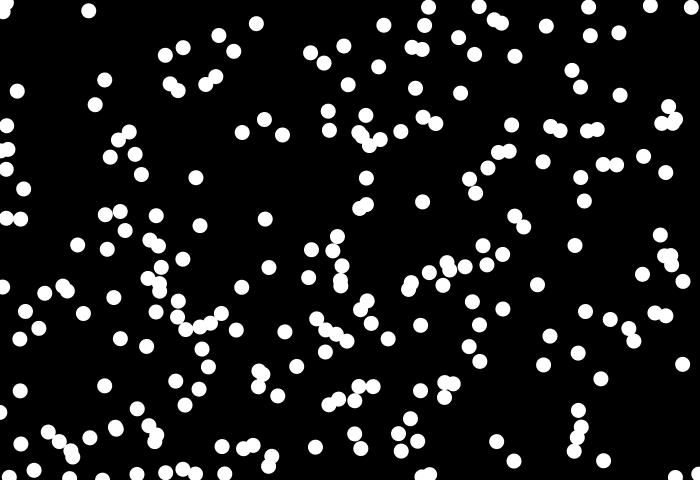
#> input picture BTP4/Img_0.png, 1400 x 960 px (shown at 1/2 size); its folder holds 4 pictures in this run
$ python Characterisation_all.py
#> lines starting #> are read from the running program, lines starting #| are printed output that depends on the picture; after the words box and inside, x2 and y2 are one past the last pixel; in counts of white or black regions, pixels touching at a corner belong together
import cv2
import numpy as np
import csv
from skimage.measure import label, regionprops

for i in range(61):
    # Load your frame (replace 'your_frame.jpg' with the actual file path)
    frame = cv2.imread('BTP4/Img_{}.png'.format(i), cv2.IMREAD_GRAYSCALE)
#> frame is the input picture: shape (960, 1400); min 0, max 255, mean 31

    # Binarize the frame using an appropriate thresholding method
    _, binary_frame = cv2.threshold(frame, 128, 255, cv2.THRESH_BINARY)
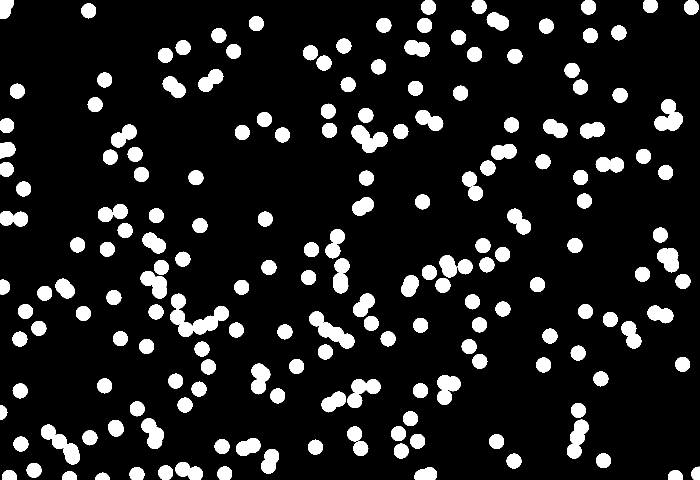
#> binary_frame: shape (960, 1400) (shown at 1/2 size); 12.1% white; 187 white regions

    # Label connected components in the binary image
    label_im = label(binary_frame)
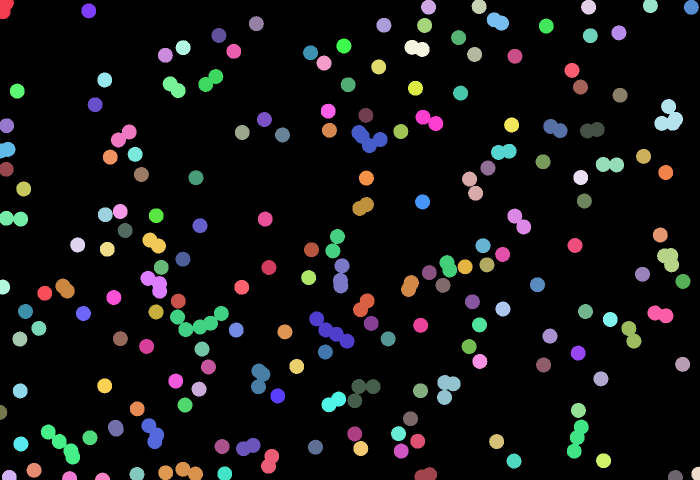
#> label_im: shape (960, 1400) int64 (shown at 1/2 size); 188 distinct labels, from 0 to 187; one colour per label, 0 black

    # Get region properties for each labeled component
    regions = regionprops(label_im)
#> regions = 187 regions; largest, box (x1, y1, x2, y2) and area: (340, 612, 458, 674) 3376, (618, 623, 709, 697) 2635, (82, 849, 160, 929) 2451, (1309, 198, 1366, 262) 2259, (703, 250, 775, 306) 2253

    # Initialize a list to store particle information
    particle_data = []

    # Loop through each labeled region (particle)
    for particle_id, props in enumerate(regions, start=1):
        # Extract properties
        particle_centroid = props.centroid  # (y, x) format
        particle_area = props.area

        # Store data in a dictionary
        particle_info = {
            'Id': particle_id,
            'Centroid_x': int(particle_centroid[1]),
            'Centroid_y': int(particle_centroid[0]),
            'Area': particle_area
        }

        # Append the dictionary to the list
        particle_data.append(particle_info)
#> this loop made 187 passes
#> (particle_centroid, particle_area) on passes 12, 13, 15: ((51.71, 1092.1), 695), ((65.18, 1237.3), 698), ((70.92, 1180.2), 690)
#> after the loop, particle_data = 187 items

    # Save the particle data to a CSV file
    csv_file_path = 'BTP4/CSVs/particle_data_Img_{}.csv'.format(i)
    with open(csv_file_path, 'w', newline='') as csvfile:
        fieldnames = ['Id', 'Centroid_x', 'Centroid_y', 'Area']
        writer = csv.DictWriter(csvfile, fieldnames=fieldnames)

        # Write the header
        writer.writeheader()

        # Write the data
        writer.writerows(particle_data)

    print(f"Particles data for frame {i} has been saved to {csv_file_path}.")
#> pass 2 of the loop `for i in range(61):`:
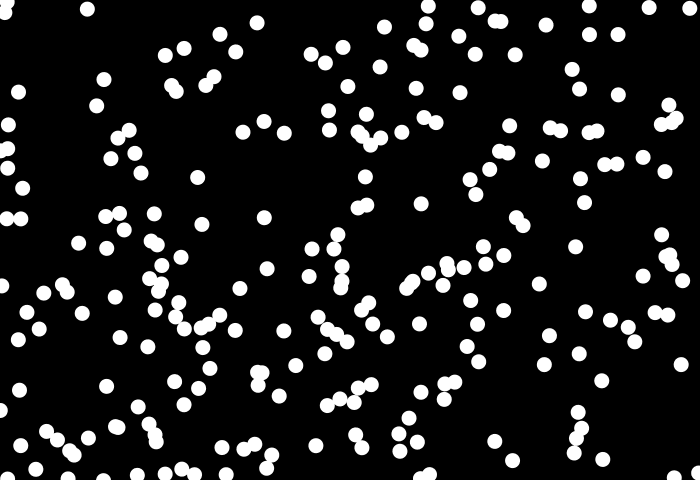
#> input picture BTP4/Img_1.png, 1400 x 960 px (shown at 1/2 size)
#> frame is the input picture: shape (960, 1400); min 0, max 255, mean 30.9
#> `_, binary_frame = cv2.threshold(frame, 128, 255, cv2.THRESH_BINARY)`:
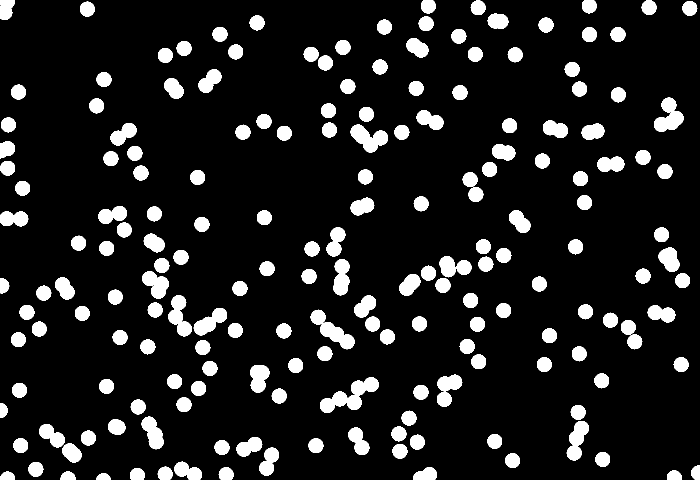
#> binary_frame: shape (960, 1400) (shown at 1/2 size); 12% white; 188 white regions
#> `label_im = label(binary_frame)`:
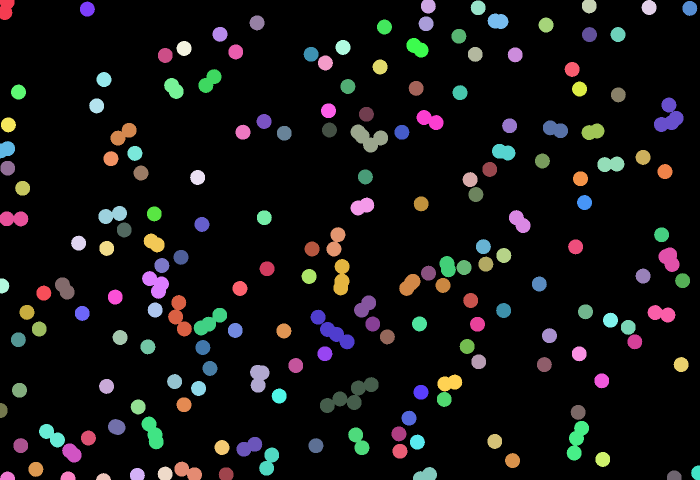
#> label_im: shape (960, 1400) int64 (shown at 1/2 size); 189 distinct labels, from 0 to 188; one colour per label, 0 black
#> regions = 188 regions; largest, box (x1, y1, x2, y2) and area: (640, 754, 757, 826) 3452, (621, 619, 709, 699) 2618, (1308, 195, 1367, 264) 2320, (701, 249, 776, 305) 2315, (336, 590, 384, 673) 2084
#> the loop `for particle_id, props in enumerate(regions, start=1):` made 188 passes
#> (particle_centroid, particle_area) on passes 11, 14, 15: ((49.57, 1091.6), 698), ((68.73, 1178.5), 700), ((68.61, 1235.6), 697)
#> after the loop `for particle_id, props in enumerate(regions, start=1):`: particle_data = 188 items
#> (the run stopped early here; a loop or call above may not have finished)
